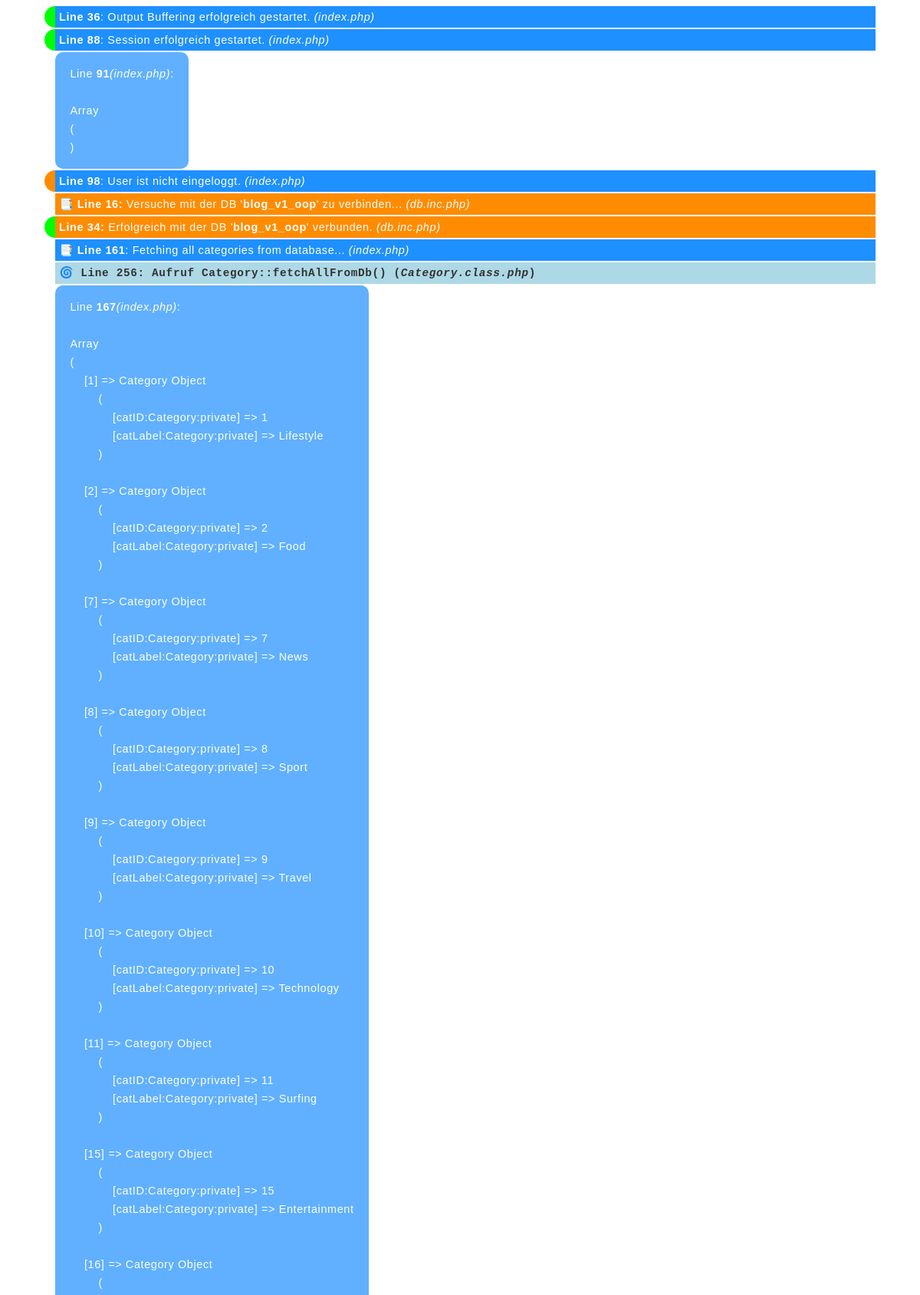
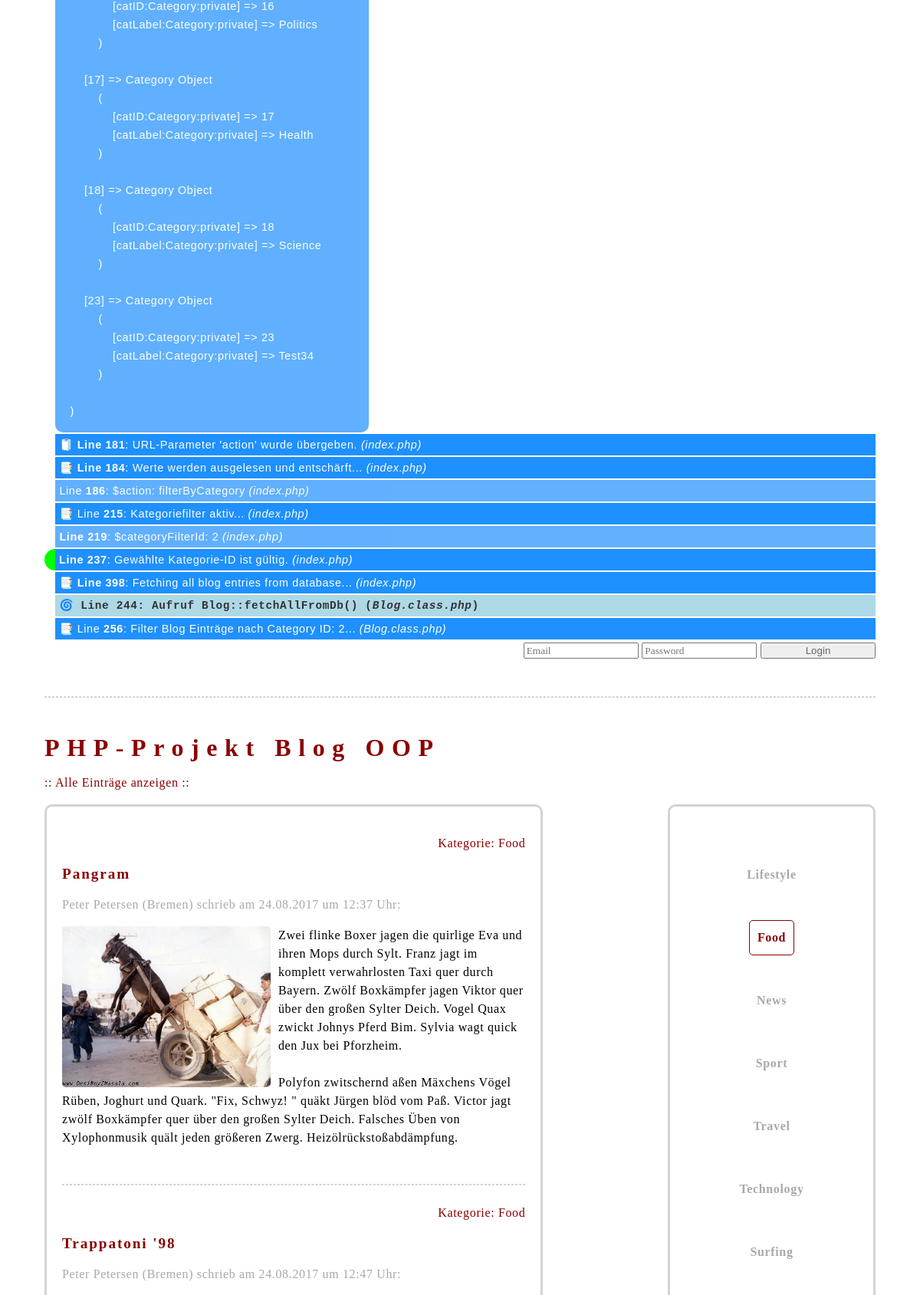
Page /?action=filterByCategory&catId=2 (upper part) on the committed database (2 pictures, top to bottom).
### tables this page shows
CREATE TABLE `Blog` (
  `blogID` int(11) NOT NULL,
  `blogHeadline` varchar(255) NOT NULL,
  `blogImagePath` varchar(255) DEFAULT NULL,
  `blogImageAlignment` varchar(20) NOT NULL,
  `blogContent` text NOT NULL,
  `blogDate` timestamp NOT NULL DEFAULT current_timestamp(),
  `catID` int(11) NOT NULL,
  `userID` int(11) NOT NULL
);

CREATE TABLE `Category` (
  `catID` int(11) NOT NULL,
  `catLabel` varchar(255) NOT NULL
);

CREATE TABLE `User` (
  `userID` int(11) NOT NULL,
  `userFirstName` varchar(255) NOT NULL,
  `userLastName` varchar(255) NOT NULL,
  `userEmail` varchar(255) NOT NULL,
  `userCity` varchar(255) NOT NULL,
  `userPassword` varchar(255) NOT NULL
);

### include/form.inc.php (called while the page is built, shortened)
<?php
				function cleanString( $value ) {
					$value = htmlspecialchars( $value, ENT_QUOTES | ENT_HTML5, NULL, false );
					$value = trim($value);
					return $value;
				}
?>

### Class/User.class.php (called while the page is built, shortened)
<?php
				class User {
					private $userFirstName;
					private $userLastName;
					private $userCity;
					public function setUserID(NULL|String|Int $value) : Void {
						if( filter_var($value, FILTER_VALIDATE_INT) === false ) {
if(DEBUG_C)				echo "<h3 class='debugClass err'><b>Line " . __LINE__ .  "</b>: " . __METHOD__ . "(): Muss eine ganze Zahl sein! (<i>" . basename(__FILE__) . "</i>)</h3>\n";
						} else {
							$value = intval( cleanString($value) );
						}
					}
					public function getUserFirstName() : NULL|String {
						return $this->userFirstName;
					}
					public function setUserFirstName(NULL|String $value) : Void {
						$this->userFirstName = cleanString($value);
					}
					public function getUserLastName() : NULL|String {
						return $this->userLastName;
					}
					public function setUserLastName(NULL|String $value) : Void {
						$this->userLastName = cleanString($value);
					}
					public function getUserCity() : NULL|String {
						return $this->userCity;
					}
					public function setUserCity(NULL|String $value) : Void {
						$this->userCity = cleanString($value);
					}
			}
?>

### include/dateTime.inc.php (called while the page is built, shortened)
<?php
				function isoToEuDateTime($value) {
					if($value) {
						if( strpos($value, " ") ) {
							$dateTimeArray = explode(" ", $value);
							$date = $dateTimeArray[0];
							$dateArray 	= explode("-", $date);
							$time = $dateTimeArray[1];
							$time 		= substr($time, 0, 5);
						} else {
							$dateArray 	= explode("-", $value);
							$time 		= NULL;
						}
						$euDate = "$dateArray[2].$dateArray[1].$dateArray[0]";
					} else {
						$euDate 		= NULL;
						$time 		= NULL;
					}
					return array("date"=>$euDate, "time"=>$time);
				}
?>

### index.php (the view, shortened to what this page needs)
<?php
				require_once('include/db.inc.php');
				require_once('include/form.inc.php');
				require_once('include/dateTime.inc.php');
				require_once('Class/User.class.php');
				require_once('Class/Category.class.php');
				require_once('Class/Blog.class.php');
				if( ob_start() === false ) {
if(DEBUG)		echo "<p class='debug err'><b>Line " . __LINE__ . "</b>: FEHLER beim Starten des Output Bufferings! <i>(" . basename(__FILE__) . ")</i></p>\r\n";
				} else {
if(DEBUG)		echo "<p class='debug ok'><b>Line " . __LINE__ . "</b>: Output Buffering erfolgreich gestartet. <i>(" . basename(__FILE__) . ")</i></p>\r\n";
				}
				if( session_start() === false ) {
if(DEBUG)		echo "<p class='debug err'><b>Line " . __LINE__ . "</b>: FEHLER beim Starten der Session! <i>(" . basename(__FILE__) . ")</i></p>\n";
				} else {
if(DEBUG)		echo "<p class='debug ok'><b>Line " . __LINE__ . "</b>: Session erfolgreich gestartet. <i>(" . basename(__FILE__) . ")</i></p>\n";
if(DEBUG_V)		echo "<pre class='debug value'>Line <b>" . __LINE__ . "</b> <i>(" . basename(__FILE__) . ")</i>:<br>\n";
if(DEBUG_V)		print_r($_SESSION);
if(DEBUG_V)		echo "</pre>";
					if( !isset($_SESSION['userID']) ) {
if(DEBUG)			echo "<p class='debug hint'><b>Line " . __LINE__ . "</b>: User ist nicht eingeloggt. <i>(" . basename(__FILE__) . ")</i></p>\n";
						$showLoginForm = true;
					} else {
if(DEBUG)			echo "<p class='debug ok'><b>Line " . __LINE__ . "</b>: User ist eingeloggt. <i>(" . basename(__FILE__) . ")</i></p>\n";
						session_regenerate_id(true);
						$showLoginForm = false;
					}
				}
				$PDO = dbConnect('blog_v1_oop');
				$categoryFilterId		= NULL;
if(DEBUG)	echo "<p class='debug'>📑 <b>Line " . __LINE__ . "</b>: Fetching all categories from database... <i>(" . basename(__FILE__) . ")</i></p>\n";
				$allCategoriesArray = Category::fetchAllFromDb($PDO);
if(DEBUG_V)	echo "<pre class='debug value'>Line <b>" . __LINE__ . "</b> <i>(" . basename(__FILE__) . ")</i>:<br>\n";
if(DEBUG_V)	print_r($allCategoriesArray);
if(DEBUG_V)	echo "</pre>";
				if( isset($_GET['action']) ) {
if(DEBUG)		echo "<p class='debug'>🧻 <b>Line " . __LINE__ . "</b>: URL-Parameter 'action' wurde übergeben. <i>(" . basename(__FILE__) . ")</i></p>\n";
if(DEBUG)		echo "<p class='debug'>📑 <b>Line " . __LINE__ . "</b>: Werte werden ausgelesen und entschärft... <i>(" . basename(__FILE__) . ")</i></p>\n";
										$action = cleanString($_GET['action']);
if(DEBUG_V)		echo "<p class='debug value'>Line <b>" . __LINE__ . "</b>: \$action: $action <i>(" . basename(__FILE__) . ")</i></p>";
					if( $_GET['action'] === 'logout' ) {
if(DEBUG)			echo "<p class='debug'>📑 Line <b>" . __LINE__ . "</b>: 'Logout' wird durchgeführt... <i>(" . basename(__FILE__) . ")</i></p>";
						session_regenerate_id(true);
						session_destroy();
						header('Location: index.php');
						exit();
					} elseif( $action === 'filterByCategory' ) {
if(DEBUG)			echo "<p class='debug'>📑 Line <b>" . __LINE__ . "</b>: Kategoriefilter aktiv... <i>(" . basename(__FILE__) . ")</i></p>";
						$categoryFilterId = cleanString($_GET['catId']);
if(DEBUG_V)			echo "<p class='debug value'><b>Line " . __LINE__ . "</b>: \$categoryFilterId: $categoryFilterId <i>(" . basename(__FILE__) . ")</i></p>\n";
						if( isset($categoryFilterId) === false OR array_key_exists( $categoryFilterId, $allCategoriesArray ) === false ) {
if(DEBUG)				echo "<p class='debug err'><b>Line " . __LINE__ . "</b>: Gewählte Kategorie-ID ist ungültig! <i>(" . basename(__FILE__) . ")</i></p>\n";
						$categoryFilterId = NULL;
						} else {
if(DEBUG)				echo "<p class='debug ok'><b>Line " . __LINE__ . "</b>: Gewählte Kategorie-ID ist gültig. <i>(" . basename(__FILE__) . ")</i></p>\n";
						}
					}
				}
if(DEBUG)	echo "<p class='debug'>📑 <b>Line " . __LINE__ . "</b>: Fetching all blog entries from database... <i>(" . basename(__FILE__) . ")</i></p>\n";
				$allBlogArticlesArray = Blog::fetchAllFromDb($PDO, $categoryFilterId);
?>
<!doctype html>
	<html>
		<head>
			<link rel='stylesheet' href='css/main.css'>
			<link rel='stylesheet' href='css/debug.css'>
		</head>
		<body>
			<header class="fright">
				<?php if( $showLoginForm == true ): ?>
					<form action="" method="POST">
						<input type="text" name="loginName" placeholder="Email">
						<input type="password" name="loginPassword" placeholder="Password">
						<input type="submit" value="Login">
					</form>
				<?php endif ?>
			</header>
			<br>
			<hr>
			<br>
			<h1>PHP-Projekt Blog OOP</h1>
			<p><a href='index.php'>:: Alle Einträge anzeigen ::</a></p>
			<main class="blogs fleft">
				<?php if( !$allBlogArticlesArray ): ?>
					<p class="info">Noch keine Blogeinträge vorhanden.</p>
				<?php else: ?>
					<?php foreach( $allBlogArticlesArray AS $singleBlogItemObject): ?>
						<?php $dateTimeArray = isoToEuDateTime($singleBlogItemObject->getBlogDate()) ?>
						<article class='blogEntry'>
							<p class='fright'><a href='?action=filterByCategory&catId=<?= $singleBlogItemObject->getCategory()->getCatID() ?>'>Kategorie: <?= $singleBlogItemObject->getCategory()->getCatLabel() ?></a></p>
							<h2 class='clearer'><?= $singleBlogItemObject->getBlogHeadline() ?></h2>
							<p class='author'><?= $singleBlogItemObject->getUser()->getUserFirstName() ?> <?= $singleBlogItemObject->getUser()->getUserLastName() ?> (<?= $singleBlogItemObject->getUser()->getUserCity() ?>) schrieb am <?= $dateTimeArray['date'] ?> um <?= $dateTimeArray['time'] ?> Uhr:</p>
							<p class='blogContent'>
								<?php if($singleBlogItemObject): ?>
									<img class='<?= $singleBlogItemObject->getBlogImageAlignment() ?>' src='<?= $singleBlogItemObject->getBlogImagePath() ?>' alt='' title=''>
								<?php endif ?>
								<?= nl2br( $singleBlogItemObject->getBlogContent() ) ?>
							</p>
							<br>
							<hr>
						</article>
					<?php endforeach ?>
				<?php endif ?>
				</main>
				<nav class="categories fright">
				<?php if( !$allCategoriesArray ): ?>
					<p class="info">Noch keine Kategorien vorhanden.</p>
				<?php else: ?>
					<?php foreach( $allCategoriesArray AS $CategoryObjectDB ): ?>
						<p><a href="?action=filterByCategory&catId=<?= $CategoryObjectDB->getCatID()?>" <?php if(  $CategoryObjectDB->getCatID() == $categoryFilterId) echo 'class="active"' ?>><?= $CategoryObjectDB->getCatLabel() ?></a></p>
					<?php endforeach ?>
				<?php endif ?>
				</nav>
</body>
</html>
		</body>
	</html>

### css/main.css (style rules this page uses)
* { box-sizing: border-box; }
img { width: 45%; border-radius: 2%; }
hr { border: 1px dashed lightgray; }
a { color: darkred; text-decoration: none; }
.fleft { float: left; margin-right: 10px; }
.fright { float: right; margin-left: 10px; }
.clearer { clear: both; }
input[type="submit"] { color: #666; cursor: pointer; }
body { font-family: georgia; letter-spacing: 0.04em; padding: 0 50px 50px 50px; line-height: 1.5em; }
h1, h2 { font-size: 2em; letter-spacing: 0.3em; color: darkred; }
h2 { letter-spacing: 0.1em; font-size: 1.2em; }
input { display: inline-block; width: 150px; }
.blogs { border: 3px solid lightgray; border-radius: 10px; width: 60%; padding: 20px; }
.author { color: darkgray; }
.categories { width: 25%; padding: 50px 0; border: 3px solid lightgray; border-radius: 10px; text-align: center; }
.categories a { display: inline-block; text-decoration: none; padding: 10px; font-weight: bold; color: darkgray; margin-bottom: 20px; border: 1px solid white; border-radius: 5px; }
.categories a:hover, .categories a.active { border: 1px solid darkred; color: darkred; }

### css/debug.css (style rules this page uses)
.debug,.debugCleanString,.debugCheckMandatory,.debugCheckInputString,.debugCheckEmail, .debugImageUpload,.debugDb,.debugDateTime,.debugClass,.debugClassImage,.debugTrait, .debugClassLoader { background-color: dodgerblue; padding: 2px 5px; margin-bottom: 2px; margin-top: 2px; font-family: arial; font-size: 0.9em; color: white; margin-left: 1em; }
.err, .ok, .hint { border-radius: 1em 0 0 1em; border-left: 1em solid whitesmoke; margin-left: 0em; }
.ok { border-color: lime; }
.hint { border-color: darkorange; }
.value { opacity: 70%; }
pre { border-radius: 10px; display: table; margin-left: 1em; border-spacing: 1em; }

### rows in the picture
blog: catID.catLabel "Food", blogHeadline "Pangram", userID.userFirstName "Peter", userID.userLastName "Petersen", userID.userCity "Bremen", blogDate "24.08.2017", blogDate "12:37", blogImagePath (picture), blogContent "Zwei flinke Boxer jagen die quirlige Eva und ihren Mops durch Sylt. Franz jagt im komplett verwahrlosten Taxi quer durch Bayern. Zwölf Boxkämpfer jagen Viktor quer über den großen Sylter Deich. Vogel Quax zwickt Johnys Pferd Bim. Sylvia wagt quick den Jux bei Pforzheim. Polyfon zwitschernd aßen Mäxchens Vögel Rüben, Joghurt und Quark. \"Fix, Schwyz! \" quäkt Jürgen blöd vom Paß. Victor jagt zwölf Boxkämpfer quer über den großen Sylter Deich. Falsches Üben von Xylophonmusik quält jeden größeren Zwerg. Heizölrückstoßabdämpfung."
blog: catID.catLabel "Food", blogHeadline "Trappatoni '98", userID.userFirstName "Peter", userID.userLastName "Petersen", userID.userCity "Bremen", blogDate "24.08.2017", blogDate "12:47"
category: catLabel "Lifestyle"
category: catLabel "Food"
category: catLabel "News"
category: catLabel "Sport"
category: catLabel "Travel"
category: catLabel "Technology"
category: catLabel "Surfing"

### other values in the picture
__LINE__ "36"
basename(__FILE__) "index.php"
__LINE__ "88"
__LINE__ "91"
__LINE__ "98"
__LINE__ "16"
$dbname "blog_v1_oop"
basename(__FILE__) "db.inc.php"
__LINE__ "34"
__LINE__ "161"
__LINE__ "256"
__METHOD__ "Category::fetchAllFromDb"
basename(__FILE__) "Category.class.php"
__LINE__ "167"
__LINE__ "181"
